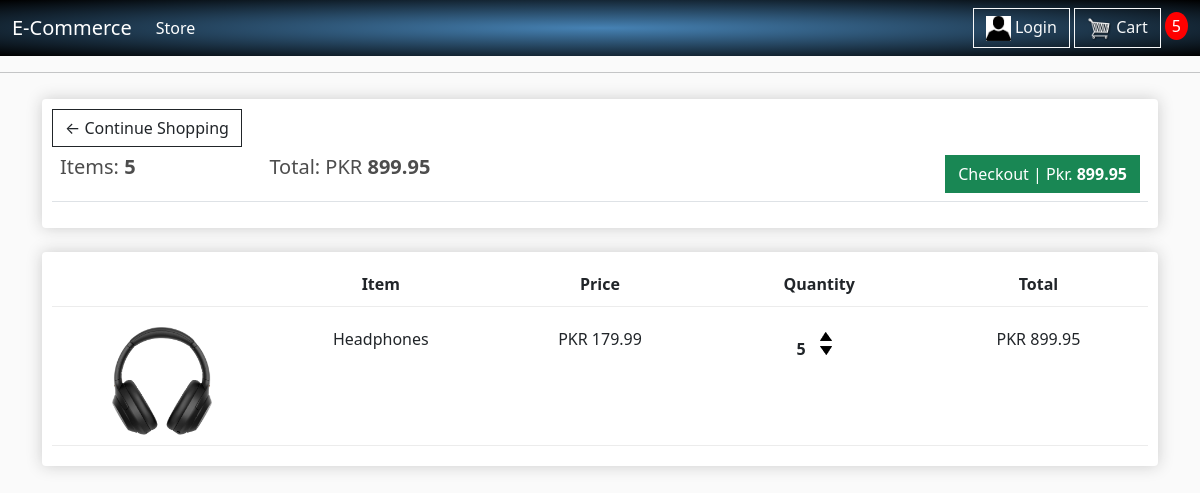
The app's page /cart/ (signed in) with its own data.
### store/models.py (models this page shows, shortened)
class Order(models.Model):
	customer = models.ForeignKey(Customer, on_delete = models.SET_NULL, null = True, blank = True)
	date_ordered = models.DateTimeField(auto_now_add = True)
	complete = models.BooleanField(default = False)
	transaction_id = models.CharField(max_length = 100, null = True)
	@property
	def get_cart_total(self):
		orderItems = self.orderitem_set.all()
		total = sum([item.get_total for item in orderItems])
		return total
	@property
	def get_cart_items(self):
		orderItems = self.orderitem_set.all()
		total = sum([item.quantity for item in orderItems])
		return total

class OrderItem(models.Model):
	product = models.ForeignKey(Product, on_delete = models.SET_NULL, null = True, blank = True)
	order = models.ForeignKey(Order, on_delete = models.SET_NULL, null = True, blank = True)
	quantity = models.IntegerField(default = 0, null = True, blank = True)
	date_ordered = models.DateTimeField(auto_now_add = True)
	@property
	def get_total(self):
		total = self.product.price * self.quantity
		return total

class Product(models.Model):
	name = models.CharField(max_length = 200, null = True)
	price = models.DecimalField(max_digits = 7, decimal_places = 2)
	digital = models.BooleanField(default = False, null = True, blank = True)
	image = models.ImageField(null = True, blank = True)  # After adding this, go to settings.py to MEDIA_ROUTE
	@property
	def imageURL(self):
		try:
			url = self.image.url
		except:
			url = ''
		return url  # Now update the img in store.html from product.image.url to product.imageURL

### store/views.py (the view, shortened to what this page needs)
# urls.py: path('cart/', views.cart, name = "cart"),
def cart(request):
	if request.user.is_authenticated:
		customer = request.user.customer
		order, created = Order.objects.get_or_create(customer = customer, complete = False)  # get_or_create() => Queries an obj with certain val, if it doesn't exist, it creates it
		items = order.orderitem_set.all()  # Getting All the orderitems that have a certain order as parent | we can query child obj by setting the parent val & then the child obj with all lowercase values
		cartItems = order.get_cart_items
	context = {'items': items, 'order': order, 'cartItems': cartItems}
	return render(request, 'store/cart.html', context)

### store/templates/store/cart.html (shortened to what this page needs)
{% extends 'store/main.html' %}
{% load static %}
{% block content %}
<div class="row">
    <div class="col-lg-12">
        <div class="box-element">
            <a class="btn btn-outline-dark" href="{% url 'store' %}">&#x2190; Continue Shopping</a>
            <br>
            <table class="table">
                <tr>
                    <th>
                        <h5>Items: <strong> {{order.get_cart_items}} </strong></h5>
                    </th>
                    <th>
                        <h5>Total: PKR <strong> {{order.get_cart_total|floatformat:2}} </strong></h5>
                    </th>
                    <th>
                        <a style="float:right" ; margin:5px; class="btn btn-success" href="{% url 'checkout' %}">Checkout
                            | Pkr.
                            <strong> {{order.get_cart_total|floatformat:2}} </strong></a>
                    </th>
                </tr>
            </table>
        </div>
        <br>
        <div class="box-element">
            <div class="cart-row">
                <div style="flex:2"></div>
                <div style="flex:2"><strong> Item </strong></div>
                <div style="flex:2"><strong> Price </strong></div>
                <div style="flex:2"><strong> Quantity</strong></div>
                <div style="flex:2"><strong> Total </strong></div>
            </div>
            {% for item in items %}
            <div class="cart-row">
                <div style="flex:2"><img class="row-image" src="{{item.product.imageURL}}"></div>
                <div style="flex:2"> {{item.product.name}}</div>
                <div style="flex:2"> PKR {{item.product.price|floatformat:2}}</div>
                <div style="flex:2">
                    <p class="quantity"> {{item.quantity}} </p>
                    <div class="quantity">
                        <img data-product={{item.product.id}} data-action="add" class="chg-quantity update-cart"
                             src="{% static  'images/arrow-up.png' %}">
                        <img data-product={{item.product.id}} data-action="remove" class="chg-quantity update-cart"
                             src="{% static  'images/arrow-down.png' %}">
                    </div>
                </div>
                <div style="flex:2"> PKR {{item.get_total|floatformat:2}}</div>
            </div>
            {% endfor %}
        </div>
    </div>
</div>
{% endblock content %}

### static/css/main.css (style rules this page uses)
body { background-color: hsl(0, 0%, 98%);*/ }
h1,h2,h3,h4,h5,h6 { color:hsl(0, 0%, 30%); }
.box-element { box-shadow:hsl(0, 0%, 80%) 0 0 16px; background-color: #fff; border-radius: 4px; padding: 10px; }
.col-lg-4, .col-lg-6, .col-lg-8, .col-lg-12 { margin-top: 10px; }
.btn { border-radius: 0; }
.row-image { width: 100px; }
.cart-row { display: flex; padding-top:10px; align-items: flex-stretch; padding-bottom: 10px; margin-bottom: 10px; border-bottom: 1px solid #ececec; text-align:center; }
.quantity { display: inline-block; font-weight: 700; padding-right:10px; }
.chg-quantity { width: 12px; cursor: pointer; display: block; margin-top: 5px; transition:.1s; }

### records on screen
Order: get_cart_items "5", get_cart_total "899.95"
OrderItem: product.imageURL (picture), product.name "Headphones", product.price "179.99", quantity "5", get_total "899.95"

### other values on screen
{{ cartItems }} "5"
